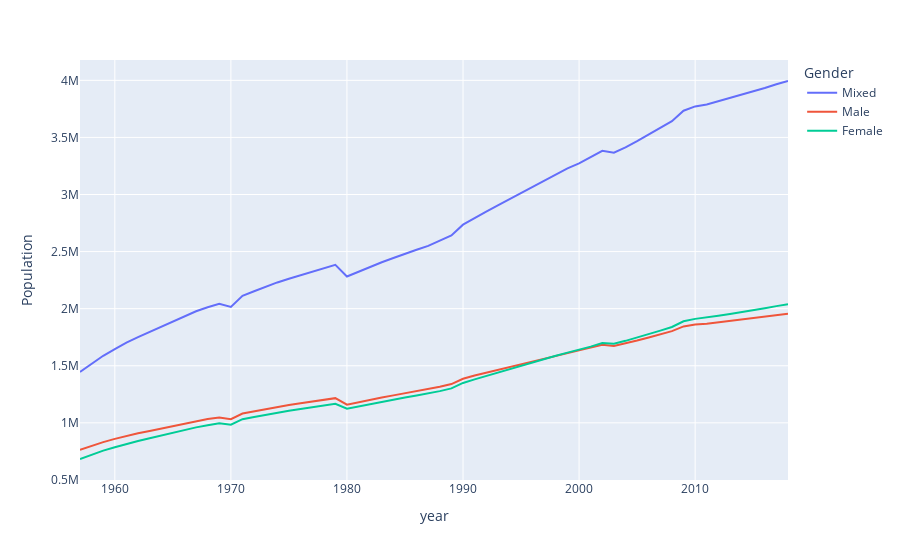

Notebook code for this chart:
### Code cell
#While there was higher percentage of males in the early years. Females became prominent gender by 1999
#the gap has been increasing ever since
fig3 = px.line(df_year_g, x="year", y="Population", color='Gender')
fig3.show()
